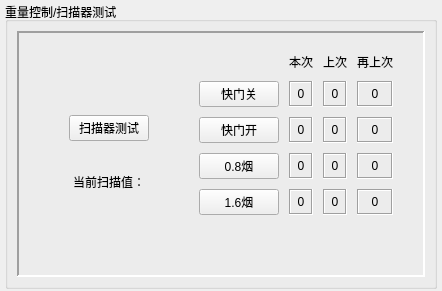
          <widget class="QWidget" name="mp6">
           <layout class="QVBoxLayout" name="verticalLayout_73">
            <property name="spacing">
             <number>6</number>
            </property>
            <property name="leftMargin">
             <number>5</number>
            </property>
            <property name="topMargin">
             <number>2</number>
            </property>
            <property name="rightMargin">
             <number>5</number>
            </property>
            <property name="bottomMargin">
             <number>2</number>
            </property>
            <item>
             <widget class="QGroupBox" name="groupBox_36">
              <property name="title">
               <string>重量控制/扫描器测试</string>
              </property>
              <layout class="QVBoxLayout" name="verticalLayout_74">
               <item>
                <widget class="QFrame" name="frame_32">
                 <property name="sizePolicy">
                  <sizepolicy hsizetype="Preferred" vsizetype="MinimumExpanding">
                   <horstretch>0</horstretch>
                   <verstretch>0</verstretch>
                  </sizepolicy>
                 </property>
                 <property name="frameShape">
                  <enum>QFrame::Panel</enum>
                 </property>
                 <property name="frameShadow">
                  <enum>QFrame::Sunken</enum>
                 </property>
                 <property name="lineWidth">
                  <number>2</number>
                 </property>
                 <layout class="QHBoxLayout" name="horizontalLayout_51">
                  <property name="spacing">
                   <number>10</number>
                  </property>
                  <property name="leftMargin">
                   <number>10</number>
                  </property>
                  <property name="topMargin">
                   <number>20</number>
                  </property>
                  <property name="rightMargin">
                   <number>30</number>
                  </property>
                  <property name="bottomMargin">
                   <number>20</number>
                  </property>
                  <item>
                   <layout class="QVBoxLayout" name="verticalLayout_75">
                    <item>
                     <spacer name="verticalSpacer_10">
                      <property name="orientation">
                       <enum>Qt::Vertical</enum>
                      </property>
                      <property name="sizeType">
                       <enum>QSizePolicy::Preferred</enum>
                      </property>
                      <property name="sizeHint" stdset="0">
                       <size>
                        <width>20</width>
                        <height>40</height>
                       </size>
                      </property>
                     </spacer>
                    </item>
                    <item>
                     <layout class="QHBoxLayout" name="horizontalLayout_50">
                      <item>
                       <spacer name="horizontalSpacer_11">
                        <property name="orientation">
                         <enum>Qt::Horizontal</enum>
                        </property>
                        <property name="sizeType">
                         <enum>QSizePolicy::Preferred</enum>
                        </property>
                        <property name="sizeHint" stdset="0">
                         <size>
                          <width>40</width>
                          <height>20</height>
                         </size>
                        </property>
                       </spacer>
                      </item>
                      <item>
                       <widget class="QPushButton" name="pb_sm">
                        <property name="sizePolicy">
                         <sizepolicy hsizetype="Fixed" vsizetype="Fixed">
                          <horstretch>0</horstretch>
                          <verstretch>0</verstretch>
                         </sizepolicy>
                        </property>
                        <property name="text">
                         <string>扫描器测试</string>
                        </property>
                       </widget>
                      </item>
                      <item>
                       <spacer name="horizontalSpacer_12">
                        <property name="orientation">
                         <enum>Qt::Horizontal</enum>
                        </property>
                        <property name="sizeType">
                         <enum>QSizePolicy::Preferred</enum>
                        </property>
                        <property name="sizeHint" stdset="0">
                         <size>
                          <width>40</width>
                          <height>20</height>
                         </size>
                        </property>
                       </spacer>
                      </item>
                     </layout>
                    </item>
                    <item>
                     <widget class="QLabel" name="label_41">
                      <property name="sizePolicy">
                       <sizepolicy hsizetype="Preferred" vsizetype="Fixed">
                        <horstretch>0</horstretch>
                        <verstretch>0</verstretch>
                       </sizepolicy>
                      </property>
                      <property name="text">
                       <string>当前扫描值：</string>
                      </property>
                      <property name="alignment">
                       <set>Qt::AlignCenter</set>
                      </property>
                     </widget>
                    </item>
                    <item>
                     <spacer name="verticalSpacer_11">
                      <property name="orientation">
                       <enum>Qt::Vertical</enum>
                      </property>
                      <property name="sizeType">
                       <enum>QSizePolicy::Preferred</enum>
                      </property>
                      <property name="sizeHint" stdset="0">
                       <size>
                        <width>20</width>
                        <height>40</height>
                       </size>
                      </property>
                     </spacer>
                    </item>
                   </layout>
                  </item>
                  <item>
                   <layout class="QVBoxLayout" name="verticalLayout_77">
                    <item>
                     <layout class="QGridLayout" name="gridLayout_14">
                      <item row="0" column="1">
                       <widget class="QLabel" name="label_40">
                        <property name="sizePolicy">
                         <sizepolicy hsizetype="Preferred" vsizetype="Fixed">
                          <horstretch>0</horstretch>
                          <verstretch>0</verstretch>
                         </sizepolicy>
                        </property>
                        <property name="text">
                         <string>本次</string>
                        </property>
                        <property name="alignment">
                         <set>Qt::AlignCenter</set>
                        </property>
                       </widget>
                      </item>
                      <item row="0" column="2">
                       <widget class="QLabel" name="label_42">
                        <property name="sizePolicy">
                         <sizepolicy hsizetype="Preferred" vsizetype="Fixed">
                          <horstretch>0</horstretch>
                          <verstretch>0</verstretch>
                         </sizepolicy>
                        </property>
                        <property name="text">
                         <string>上次</string>
                        </property>
                        <property name="alignment">
                         <set>Qt::AlignCenter</set>
                        </property>
                       </widget>
                      </item>
                      <item row="0" column="3">
                       <widget class="QLabel" name="label_43">
                        <property name="sizePolicy">
                         <sizepolicy hsizetype="Preferred" vsizetype="Fixed">
                          <horstretch>0</horstretch>
                          <verstretch>0</verstretch>
                         </sizepolicy>
                        </property>
                        <property name="text">
                         <string>再上次</string>
                        </property>
                        <property name="alignment">
                         <set>Qt::AlignCenter</set>
                        </property>
                       </widget>
                      </item>
                      <item row="1" column="0">
                       <widget class="QPushButton" name="pushButton_11">
                        <property name="sizePolicy">
                         <sizepolicy hsizetype="Preferred" vsizetype="Preferred">
                          <horstretch>0</horstretch>
                          <verstretch>0</verstretch>
                         </sizepolicy>
                        </property>
                        <property name="text">
                         <string>快门关</string>
                        </property>
                       </widget>
                      </item>
                      <item row="1" column="1">
                       <widget class="QLabel" name="label_44">
                        <property name="frameShape">
                         <enum>QFrame::Box</enum>
                        </property>
                        <property name="frameShadow">
                         <enum>QFrame::Sunken</enum>
                        </property>
                        <property name="text">
                         <string>0</string>
                        </property>
                        <property name="alignment">
                         <set>Qt::AlignCenter</set>
                        </property>
                       </widget>
                      </item>
                      <item row="1" column="2">
                       <widget class="QLabel" name="label_45">
                        <property name="frameShape">
                         <enum>QFrame::Box</enum>
                        </property>
                        <property name="frameShadow">
                         <enum>QFrame::Sunken</enum>
                        </property>
                        <property name="text">
                         <string>0</string>
                        </property>
                        <property name="alignment">
                         <set>Qt::AlignCenter</set>
                        </property>
                       </widget>
                      </item>
                      <item row="1" column="3">
                       <widget class="QLabel" name="label_46">
                        <property name="frameShape">
                         <enum>QFrame::Box</enum>
                        </property>
                        <property name="frameShadow">
                         <enum>QFrame::Sunken</enum>
                        </property>
                        <property name="text">
                         <string>0</string>
                        </property>
                        <property name="alignment">
                         <set>Qt::AlignCenter</set>
                        </property>
                       </widget>
                      </item>
                      <item row="2" column="0">
                       <widget class="QPushButton" name="pushButton_12">
                        <property name="sizePolicy">
                         <sizepolicy hsizetype="Preferred" vsizetype="Preferred">
                          <horstretch>0</horstretch>
                          <verstretch>0</verstretch>
                         </sizepolicy>
                        </property>
                        <property name="text">
                         <string>快门开</string>
                        </property>
                       </widget>
                      </item>
                      <item row="2" column="1">
                       <widget class="QLabel" name="label_48">
                        <property name="frameShape">
                         <enum>QFrame::Box</enum>
                        </property>
                        <property name="frameShadow">
                         <enum>QFrame::Sunken</enum>
                        </property>
                        <property name="text">
                         <string>0</string>
                        </property>
                        <property name="alignment">
                         <set>Qt::AlignCenter</set>
                        </property>
                       </widget>
                      </item>
                      <item row="2" column="2">
                       <widget class="QLabel" name="label_47">
                        <property name="frameShape">
                         <enum>QFrame::Box</enum>
                        </property>
                        <property name="frameShadow">
                         <enum>QFrame::Sunken</enum>
                        </property>
                        <property name="text">
                         <string>0</string>
                        </property>
                        <property name="alignment">
                         <set>Qt::AlignCenter</set>
                        </property>
                       </widget>
                      </item>
                      <item row="2" column="3">
                       <widget class="QLabel" name="label_49">
                        <property name="frameShape">
                         <enum>QFrame::Box</enum>
                        </property>
                        <property name="frameShadow">
                         <enum>QFrame::Sunken</enum>
                        </property>
                        <property name="text">
                         <string>0</string>
                        </property>
                        <property name="alignment">
                         <set>Qt::AlignCenter</set>
                        </property>
                       </widget>
                      </item>
                      <item row="3" column="0">
                       <widget class="QPushButton" name="pushButton_13">
                        <property name="sizePolicy">
                         <sizepolicy hsizetype="Preferred" vsizetype="Preferred">
                          <horstretch>0</horstretch>
                          <verstretch>0</verstretch>
                         </sizepolicy>
                        </property>
                        <property name="text">
                         <string>0.8烟</string>
                        </property>
                       </widget>
                      </item>
                      <item row="3" column="1">
                       <widget class="QLabel" name="label_52">
                        <property name="frameShape">
                         <enum>QFrame::Box</enum>
                        </property>
                        <property name="frameShadow">
                         <enum>QFrame::Sunken</enum>
                        </property>
                        <property name="text">
                         <string>0</string>
                        </property>
                        <property name="alignment">
                         <set>Qt::AlignCenter</set>
                        </property>
                       </widget>
                      </item>
                      <item row="3" column="2">
                       <widget class="QLabel" name="label_50">
                        <property name="frameShape">
                         <enum>QFrame::Box</enum>
                        </property>
                        <property name="frameShadow">
                         <enum>QFrame::Sunken</enum>
                        </property>
                        <property name="text">
                         <string>0</string>
                        </property>
                        <property name="alignment">
                         <set>Qt::AlignCenter</set>
                        </property>
                       </widget>
                      </item>
                      <item row="3" column="3">
                       <widget class="QLabel" name="label_51">
                        <property name="frameShape">
                         <enum>QFrame::Box</enum>
                        </property>
                        <property name="frameShadow">
                         <enum>QFrame::Sunken</enum>
                        </property>
                        <property name="text">
                         <string>0</string>
                        </property>
                        <property name="alignment">
                         <set>Qt::AlignCenter</set>
                        </property>
                       </widget>
                      </item>
                      <item row="4" column="0">
                       <widget class="QPushButton" name="pushButton_14">
                        <property name="sizePolicy">
                         <sizepolicy hsizetype="Preferred" vsizetype="Preferred">
                          <horstretch>0</horstretch>
                          <verstretch>0</verstretch>
                         </sizepolicy>
                        </property>
                        <property name="text">
                         <string>1.6烟</string>
                        </property>
                       </widget>
                      </item>
                      <item row="4" column="1">
                       <widget class="QLabel" name="label_54">
                        <property name="frameShape">
                         <enum>QFrame::Box</enum>
                        </property>
                        <property name="frameShadow">
                         <enum>QFrame::Sunken</enum>
                        </property>
                        <property name="text">
                         <string>0</string>
                        </property>
                        <property name="alignment">
                         <set>Qt::AlignCenter</set>
                        </property>
                       </widget>
                      </item>
                      <item row="4" column="2">
                       <widget class="QLabel" name="label_55">
                        <property name="frameShape">
                         <enum>QFrame::Box</enum>
                        </property>
                        <property name="frameShadow">
                         <enum>QFrame::Sunken</enum>
                        </property>
                        <property name="text">
                         <string>0</string>
                        </property>
                        <property name="alignment">
                         <set>Qt::AlignCenter</set>
                        </property>
                       </widget>
                      </item>
                      <item row="4" column="3">
                       <widget class="QLabel" name="label_53">
                        <property name="frameShape">
                         <enum>QFrame::Box</enum>
                        </property>
                        <property name="frameShadow">
                         <enum>QFrame::Sunken</enum>
                        </property>
                        <property name="text">
                         <string>0</string>
                        </property>
                        <property name="alignment">
                         <set>Qt::AlignCenter</set>
                        </property>
                       </widget>
                      </item>
                     </layout>
                    </item>
                    <item>
                     <spacer name="verticalSpacer_12">
                      <property name="orientation">
                       <enum>Qt::Vertical</enum>
                      </property>
                      <property name="sizeType">
                       <enum>QSizePolicy::Preferred</enum>
                      </property>
                      <property name="sizeHint" stdset="0">
                       <size>
                        <width>20</width>
                        <height>40</height>
                       </size>
                      </property>
                     </spacer>
                    </item>
                   </layout>
                  </item>
                 </layout>
                </widget>
               </item>
              </layout>
             </widget>
            </item>
           </layout>
          </widget>
